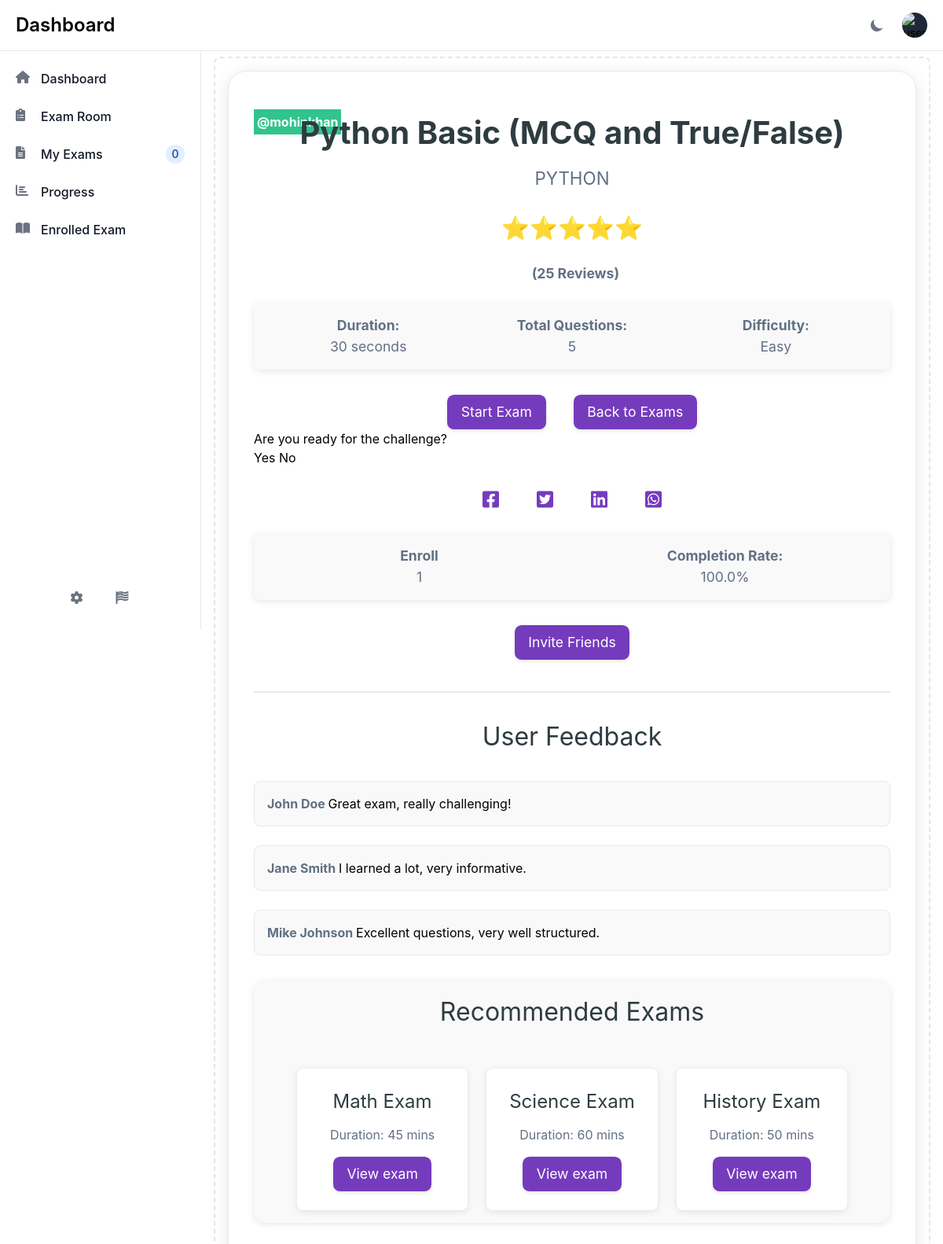
Page /view-exam/22/ (signed in) on the committed database.
### myapp/models.py (models this page shows, shortened)
class Exam(models.Model):
    EXAM_TYPE_CHOICES = [
        ('MCQ', 'Multiple Choice Questions'),
        ('TF', 'True/False'),
        ('SA', 'Short Answer'),
        ('MX', 'Mix'),
    ]
    TIME_SETTING_CHOICES = [
        ('exam', 'Full Exam Time'),
        ('question', 'Single Question Time'),
    ]
    VISIBILITY_CHOICES = [
        ('public', 'Public'),
        ('private', 'Private'),
    ]
    user = models.ForeignKey(CustomUser, on_delete=models.CASCADE)
    exam_name = models.CharField(max_length=100)
    exam_subject = models.CharField(max_length=100)
    exam_type = models.CharField(max_length=80, choices=EXAM_TYPE_CHOICES)
    number_of_questions = models.IntegerField(default=0)
    time_setting = models.CharField(max_length=50, choices=TIME_SETTING_CHOICES)
    exam_time = models.TimeField(default=datetime.time(0, 0))
    visibility = models.CharField(max_length=50,choices=VISIBILITY_CHOICES,default="private")
    question_created = models.BooleanField(default=False)
    difficulty = models.CharField(max_length=100,choices=[('Easy', 'Easy'), ('Medium', 'Medium'), ('Hard', 'Hard')],default="Easy")
    created_at = models.DateTimeField(auto_now_add=True)
    updated_at = models.DateTimeField(auto_now=True)

class CustomUser(models.Model):
    first_name = models.CharField(max_length=100)
    last_name = models.CharField(max_length=100)
    username = models.CharField(max_length=100, unique=True)
    password = models.CharField(max_length=128, default="")
    email = models.EmailField(unique=True)  # Add unique constraint to email
    mobile = models.PositiveBigIntegerField()
    profile = models.ImageField(upload_to='profile_pictures/',default="")
    address = models.TextField(default="")
    dob = models.DateField(blank=True, null=True)
    city = models.CharField(max_length=100,default="")
    country = models.CharField(max_length=100,default="")
    is_login = models.BooleanField(default=False)
    last_login = models.DateTimeField(default=timezone.now)  # Use timezone.now
    created_at = models.DateTimeField(auto_now_add=True)
    updated_at = models.DateTimeField(auto_now=True)

### myapp/views.py (the view)
# urls.py: path('view-exam/<int:id>/', view_exam, name='view-exam'),
def view_exam(request, id):
    exam = get_object_or_404(Exam, id=id)
    total_enrollment = Enrollment.objects.filter(exam=exam).distinct().count()
    finish_exam = Enrollment.objects.filter(exam=exam, is_completed=True).count()
    if total_enrollment > 0:
        complation_rate = (finish_exam / total_enrollment) * 100
    else:
        complation_rate = 0
    context = {
        'exam': exam,
        'total_enrollment': total_enrollment,
        'complation_rate': complation_rate,
    }
    return render(request, 'view_exam.html', context)

### myapp/context_processors.py (called while the page is built)
def custom_context(request):
    context = {}
    user_id = request.session.get('user_id')
    if user_id:
        try:
            user = CustomUser.objects.get(id=user_id)
            context['user'] = user
            context['exams_count'] = Exam.objects.filter(user=user).count()
        except CustomUser.DoesNotExist:
            pass
    return context

### myapp/templatetags/custom_tags.py (called while the page is built)
@register.filter
def format_time(value):
    if isinstance(value, datetime.time):
        hours = value.hour
        minutes = value.minute
        seconds = value.second
        parts = []
        if hours > 0:
            parts.append(f"{hours} hour{'s' if hours > 1 else ''}")
        if minutes > 0:
            parts.append(f"{minutes} minute{'s' if minutes > 1 else ''}")
        if seconds > 0:
            parts.append(f"{seconds} second{'s' if seconds > 1 else ''}")
        return ', '.join(parts) if parts else "0 seconds"
    return value  # Fallback if value is not a time object

### myapp/templates/view_exam.html (shortened to what this page needs)
{% extends 'header.html' %}
{% block main %}
{% load custom_tags %}
{%load static%}
<link rel="stylesheet" href="{% static "css/view-exam.css" %}">
<link rel="stylesheet" href="https://cdnjs.cloudflare.com/ajax/libs/font-awesome/6.0.0-beta3/css/all.min.css">
<section class="page-contain ">
    <div class="exam-details-card dark:bg-gray-800 dark:border-gray-800">
        <p class="absolute bg-green-400 text-white p-1 "> <strong> @{{exam.user.username}} </strong></p>
        <div class="exam-header">
            <h1 class="dark:text-white">{{ exam.exam_name }}
                {% if exam.exam_type == 'MCQ' %}
                (MCQ)
                {% elif exam.exam_type == 'TF' %}
                (True/False)
                {% elif exam.exam_type == 'SA' %}
                (Short Answer)
                {% elif exam.exam_type == 'MX' %}
                (MCQ and True/False)
                {% endif %}
            </h1>
            <h2>{{ exam.exam_subject }}</h2>
        </div>
        <div class="exam-rating">
            <span class="star-icon">⭐</span>
            <span class="star-icon">⭐</span>
            <span class="star-icon">⭐</span>
            <span class="star-icon">⭐</span>
            <span class="star-icon">⭐</span>
        </div>
        <span class="feedback-count">(25 Reviews)</span>
        <div class="info-section dark:bg-gray-700">
            <div class="dark:text-white">
                <strong>Duration:</strong><br>
                {{exam.exam_time | format_time}}
            </div>
            <div class="dark:text-white">
                <strong>Total Questions:</strong><br>
                {{exam.number_of_questions}}
            </div>
            <div class="dark:text-white">
                <strong>Difficulty:</strong><br>
                {{exam.difficulty}}
            </div>
        </div>
        <div class="action-buttons">
            <a href="#" class="action-button" id="start-exam-btn">Start Exam</a>
            <a href="{% url "all-exams" %}" class="action-button back-button">Back to Exams</a>
        </div>
        <div id="confirmation-modal" class="modal">
            <div class="modal-content">
                <p>Are you ready for the challenge?</p>
                <div class="modal-buttons">
                    <button id="yes-btn" class="modal-btn">Yes</button>
                    <button id="no-btn" class="modal-btn">No</button>
                </div>
            </div>
        </div>
        <div class="social-buttons">
            <a href="#" class="social-button"><i class="fab fa-facebook-square"></i></a>
            <a href="#" class="social-button"><i class="fab fa-twitter-square"></i></a>
            <a href="#" class="social-button"><i class="fab fa-linkedin"></i></a>
            <a href="#" class="social-button"><i class="fab fa-whatsapp-square"></i></a>
        </div>
        <div class="info-section dark:bg-gray-700">
            <div class="dark:text-white">
                <strong>Enroll</strong><br>
                {{total_enrollment}}
            </div>
            <div class="dark:text-white">
                <strong>Completion Rate:</strong><br>
                {{complation_rate}}%
            </div>
        </div>
        <div class="action-buttons">
            <a href="#" class="action-button">Invite Friends</a>
        </div>
        <div class="feedback-section">
            <h3 class="dark:text-white">User Feedback</h3>
            <div class="feedback dark:bg-gray-700 dark:text-white">
                <strong class="dark:text-green-400">John Doe </strong> Great exam, really challenging!
            </div>
            <div class="feedback dark:bg-gray-700 dark:text-white">
                <strong class="dark:text-green-400">Jane Smith </strong> I learned a lot, very informative.
            </div>
            <div class="feedback dark:bg-gray-700 dark:text-white">
                <strong class="dark:text-green-400">Mike Johnson </strong> Excellent questions, very well structured.
            </div>
        </div>
        <div class="recommendations-section dark:bg-gray-800">
            <h3 class="dark:text-white">Recommended Exams</h3>
            <div class="recommendations-list">
                <div class="recommendation-card dark:bg-gray-700">
                    <h4 class="dark:text-white">Math Exam</h4>
                    <p class="dark:text-gray-400">Duration: 45 mins</p>
                    <a href="#" class="action-button">View exam</a>
                </div>
                <div class="recommendation-card dark:bg-gray-700">
                    <h4 class="dark:text-white">Science Exam</h4>
                    <p class="dark:text-gray-400">Duration: 60 mins</p>
                    <a href="#" class="action-button">View exam</a>
                </div>
                <div class="recommendation-card dark:bg-gray-700">
                    <h4 class="dark:text-white">History Exam</h4>
                    <p class="dark:text-gray-400">Duration: 50 mins</p>
                    <a href="#" class="action-button">View exam</a>
                </div>
            </div>
        </div>
    </div>
</section>
{% endblock %}

### myapp/static/css/view-exam.css (style rules this page uses)
.exam-details-card { max-width: 100%; background: #ffffff; border-radius: 1.5em; box-shadow: 0 4px 20px rgba(0, 0, 0, 0.1); padding: 3em 2em; position: relative; overflow: hidden; border: 1px solid #eaeaea; opacity: 0; transform: translateY(20px); animation: fadeInUp 0.6s forwards; }
.exam-header { text-align: center; margin-bottom: 1.5em; }
.exam-header h1 { font-size: 2.5em; color: #2E3C40; margin: 0; font-weight: bold; animation: slideIn 0.5s forwards; }
.exam-header h2 { color: #627084; font-size: 1.4em; text-transform: uppercase; margin: 0.5em 0; animation: slideIn 0.5s forwards; animation-delay: 0.1s; }
.exam-rating { display: flex; justify-content: center; align-items: center; margin-bottom: 1.5em; animation: fadeIn 0.5s forwards; animation-delay: 0.2s; }
.star-icon { font-size: 1.8em; color: #FFD700; }
.feedback-count { font-size: 1.1em; font-weight: bold; text-align: center; display: block; color: #627084; margin-left: 0.5em; }
.info-section { display: flex; justify-content: space-around; margin: 1.5em 0; padding: 1em; border-radius: 0.5em; background-color: #f9f9f9; box-shadow: 0 2px 10px rgba(0, 0, 0, 0.1); animation: fadeIn 0.5s forwards; animation-delay: 0.4s; }
.info-section div { flex: 1; text-align: center; color: #627084; font-size: 1.1em; }
.action-buttons { display: flex; justify-content: center; margin-top: 2em; animation: fadeIn 0.5s forwards; animation-delay: 0.5s; }
.action-button { background-color: #753BBD; color: white; padding: 0.8em 2.5em; border-radius: 0.5em; text-decoration: none; margin: 0 1em; font-size: 1.1em; transition: background-color 0.3s ease, transform 0.2s ease; box-shadow: 0 2px 5px rgba(0, 0, 0, 0.1); }
.back-button { background-color: #f5f5f5; color: #753BBD; }
.social-buttons { display: flex; justify-content: center; margin-top: 1.5em; }
.social-button { font-size: 1.5em; color: #753BBD; margin: 0 1em; transition: color 0.3s; }
.feedback-section { margin-top: 2.5em; border-top: 2px solid #eaeaea; padding-top: 2em; }
.feedback-section h3 { color: #2E3C40; font-size: 2em; text-align: center; margin-bottom: 1em; }
.feedback { margin-bottom: 1.5em; border: 1px solid #eaeaea; border-radius: 0.5em; padding: 1em; background: #f9f9f9; }
.feedback strong { color: #627084; }
.recommendations-section { margin-top: 2.5em; }
.recommendations-section h3 { color: #2E3C40; font-size: 2em; text-align: center; margin-bottom: 1em; }
.recommendations-list { display: flex; flex-wrap: wrap; justify-content: center; gap: 1em; }
.recommendations-section { margin: 2em 0; padding: 1em; background-color: #f9f9f9; border-radius: 1em; box-shadow: 0 2px 10px rgba(0, 0, 0, 0.1); }
.recommendations-section h3 { text-align: center; font-size: 2em; color: #2E3C40; margin-bottom: 1.5em; }
.recommendations-list { display: flex; flex-wrap: wrap; justify-content: center; gap: 1.5em; }
.recommendation-card { background: #ffffff; border-radius: 0.5em; padding: 1.5em; text-align: center; box-shadow: 0 2px 8px rgba(0, 0, 0, 0.1); transition: transform 0.3s ease, box-shadow 0.3s ease; flex: 0 1 calc(30% - 1em); max-width: 300px; }
.recommendation-card h4 { font-size: 1.5em; color: #2E3C40; margin-bottom: 0.5em; }
.recommendation-card p { color: #627084; margin-bottom: 1em; }
.action-button { display: inline-block; padding: 0.5em 1em; background-color: #753BBD; color: white; border-radius: 0.5em; text-decoration: none; transition: background-color 0.3s ease; }

### rows in the picture
Exam: user.username "mohinkhan", exam_name "Python Basic", exam_subject "PYTHON", exam_time "30 seconds", number_of_questions "5", difficulty "Easy"

### other values in the picture
{{ exams_count }} "0"
{{ total_enrollment }} "1"
{{ complation_rate }} "100.0"
